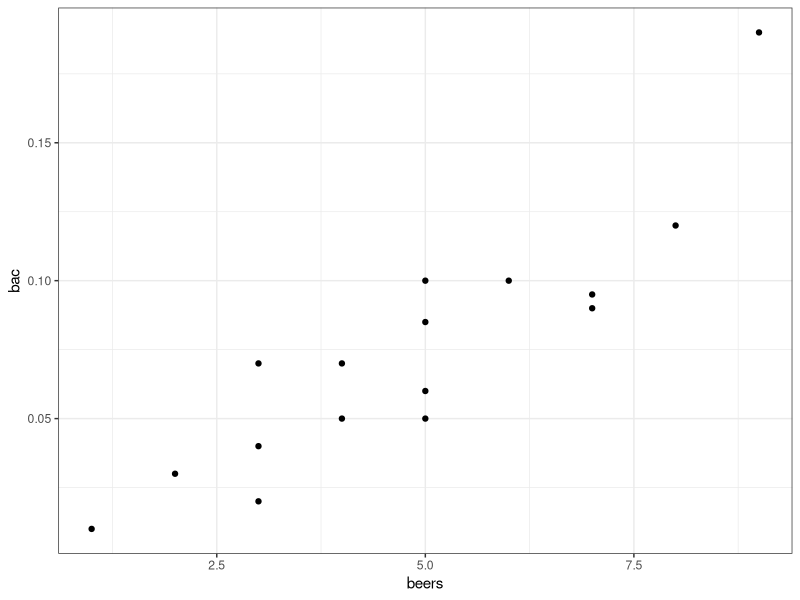
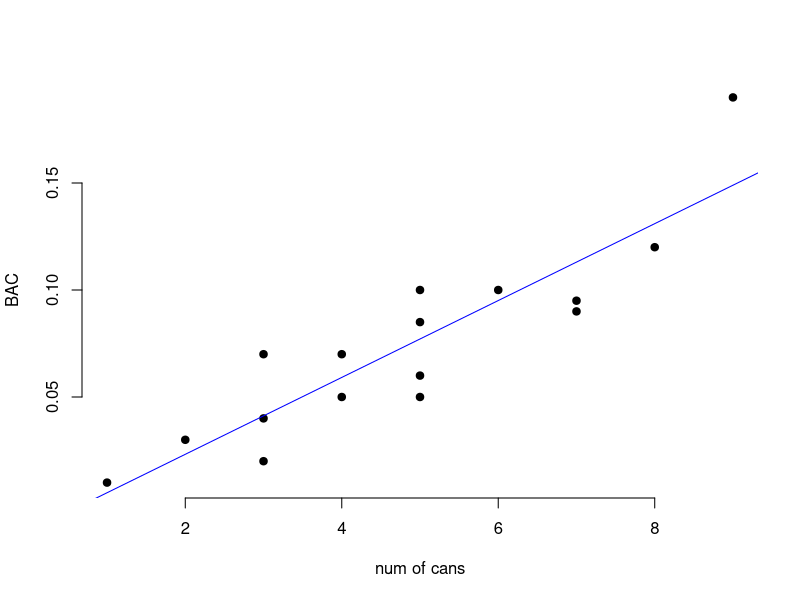
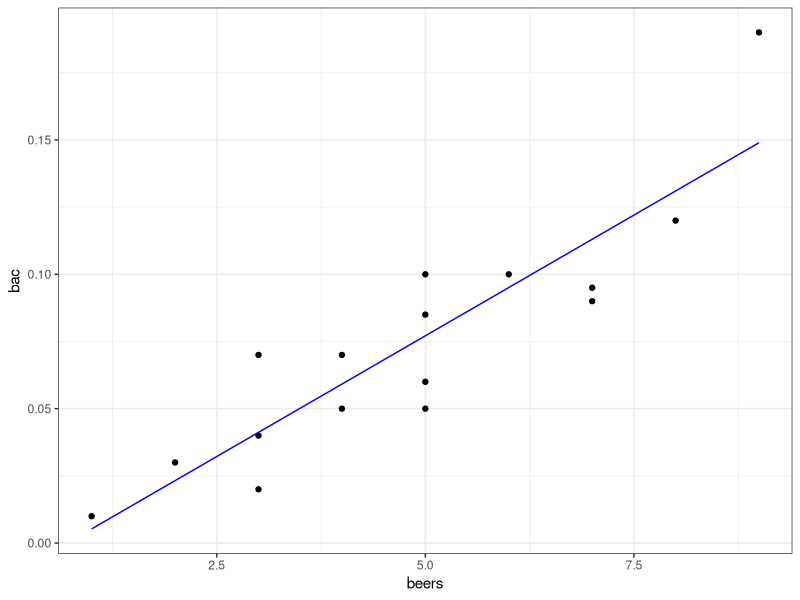

The R script that drew these images, in order:
## ---- chunk 1
knitr::opts_chunk$set(echo = TRUE)
library(ggplot2)
library(dplyr)
## ---- chunk 2
#The data:
beer <- structure(list(beers = c(5L,2L,9L,8L,3L,7L,3L,5L,3L,5L,4L,6L,5L,7L,1L,4L),
                       bac = c(0.10000000000000001,0.029999999999999999, 0.19, 0.12,
                               0.040000000000000001, 0.095000000000000001, 
                               0.070000000000000007, 0.059999999999999998, 0.02,
                               0.050000000000000003, 0.070000000000000007,
                               0.10000000000000001, 0.085000000000000006,
                               0.089999999999999997, 0.01, 0.050000000000000003)),
                  row.names = c(NA, -16L), class = c("tbl_df", "tbl", "data.frame"))
## ---- chunk 3
ggplot(data = beer, mapping = aes(x = beers, y = bac)) + 
  geom_point() +
  theme_bw()
## ---- chunk 4
# fit the model
beer_model <- lm(bac ~ beers, data = beer)
summary(beer_model)

# plot the linear function: 2 ways
plot(beer$beers, beer$bac,
     xlab = "num of cans", ylab = "BAC",
     pch = 19, frame = FALSE)
abline(beer_model, col = "blue")

beer <- beer %>%
  mutate(fitted = predict(beer_model))
ggplot() +
  geom_point(data = beer, mapping = aes(x = beers, y = bac)) +
  geom_line(data = beer, mapping = aes(x = beers, y = fitted), color = "blue") +
  theme_bw()
